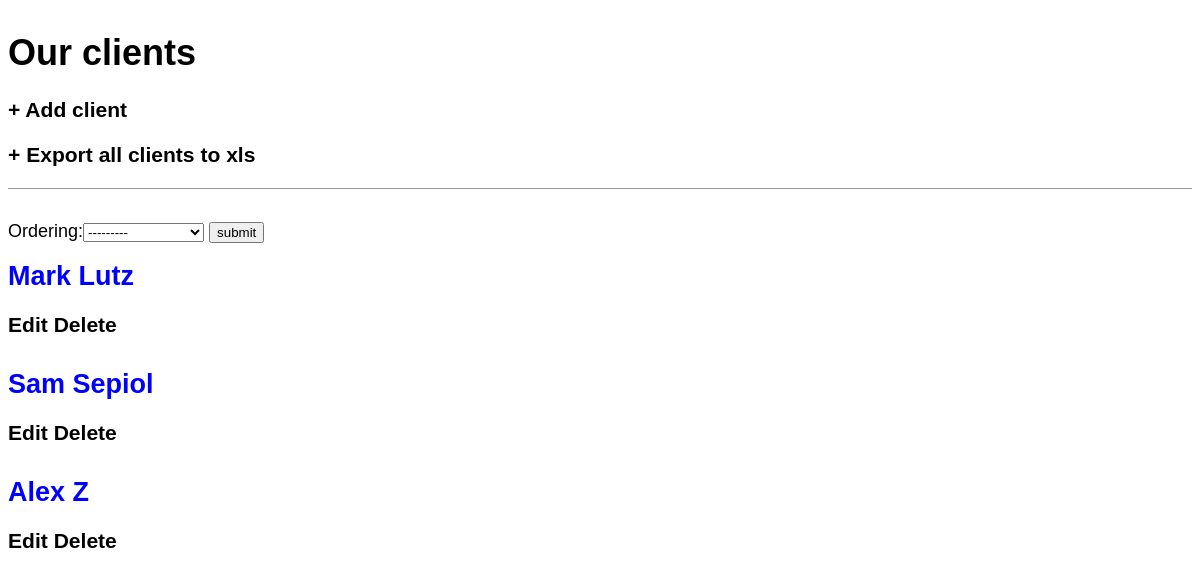
The app's page /, older data.
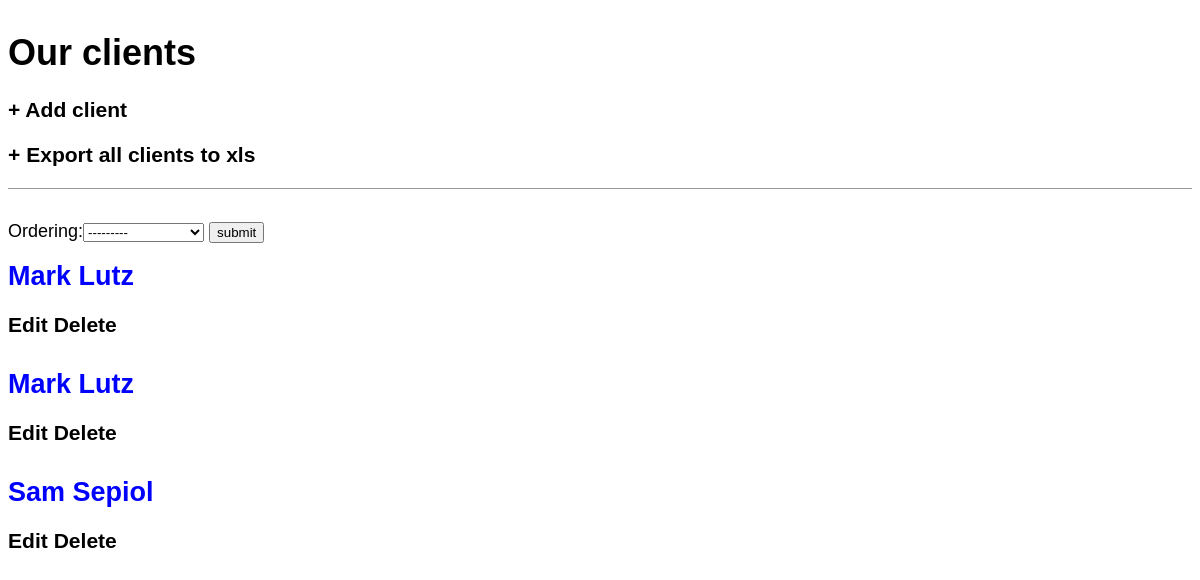
The same page, newer data.
### clients/models.py (models this page shows, shortened)
class Client(models.Model):
    first = models.CharField(max_length=250)
    last = models.CharField(max_length=250)
    birth = models.DateField(blank=True, null=True, help_text='(YYYY-MM-DD)')
    image = models.ImageField(blank=True, upload_to='images', verbose_name='Add photo:')
    def age(self):
        import datetime
        if self.birth == None:
            return None
        else:
            return int((datetime.date.today() - self.birth).days / 365.25)
    age = property(age)
    class Meta:
        ordering = ['last']

### clients/views.py (the view)
# urls.py: path('', views.ClientListView.as_view(), name='home'),
class ClientListView(ListView):
    model = Client
    template_name = 'home.html'
    def get_context_data(self, **kwargs):
        context = super().get_context_data(**kwargs)
        context['filter'] = ClientsFilter(self.request.GET, queryset=self.get_queryset())
        return context

### templates/home.html
{% extends 'base.html' %}
    {% block content %}
    <form method="GET">
        {{ filter.form }}
        <button type="submit" class="btn btn-primary">submit</button>
    </form>
        {% for client in filter.qs %}
            <div class="post-entry">
            <h2><a href="{% url 'client_detail' client.pk %}">{{ client.first }} {{ client.last }}</a></h2>
                <h3><a href="{% url 'edit_client' client.pk %}">Edit</a>     <a href="{% url 'delete_client' client.pk %}">Delete</a></h3>
            </div>
        {% endfor %}
    {% endblock content %}

### templates/base.html (shortened to what this page needs)
{% load static %}
<html>
    <head>
            <link rel="stylesheet" href="{% static 'css/base.css' %}">
    </head>
    <body>
        <div class="container">
            <header>
                <div class="nav-left">
                    <h1><a href="/">Our clients</a></h1>
                    <h3><a href="{% url 'add_client' %}">+ Add client</a></h3>
                    <h3><a href="{% url 'export' %}">+ Export all clients to xls</a></h3>
                </div>
            </header>
            {% block content %}
            {% endblock content %}
        </div>
    </body>
</html>

### static/css/base.css (style rules this page uses)
body { font-family: 'Source Sans Pro', sans-serif; font-size: 18px; }
header { border-bottom: 1px solid #999; margin-bottom: 2rem; display: flex; }
header h1 a { color: black; text-decoration: none; }
h3 a { color: black; text-decoration: none; }
.nav-left { margin-right: auto; }
.post-entry { margin-bottom: 2rem; }
.post-entry h2 { margin: 0.5rem 0; }
.post-entry h2 a, .post-entry h2 a:visited { color: blue; text-decoration: none; }

Row changes from the older to the newer data that the page shows:
removed Client: first "Alex", last "Z"
added Client: first "Mark", last "Lutz"
